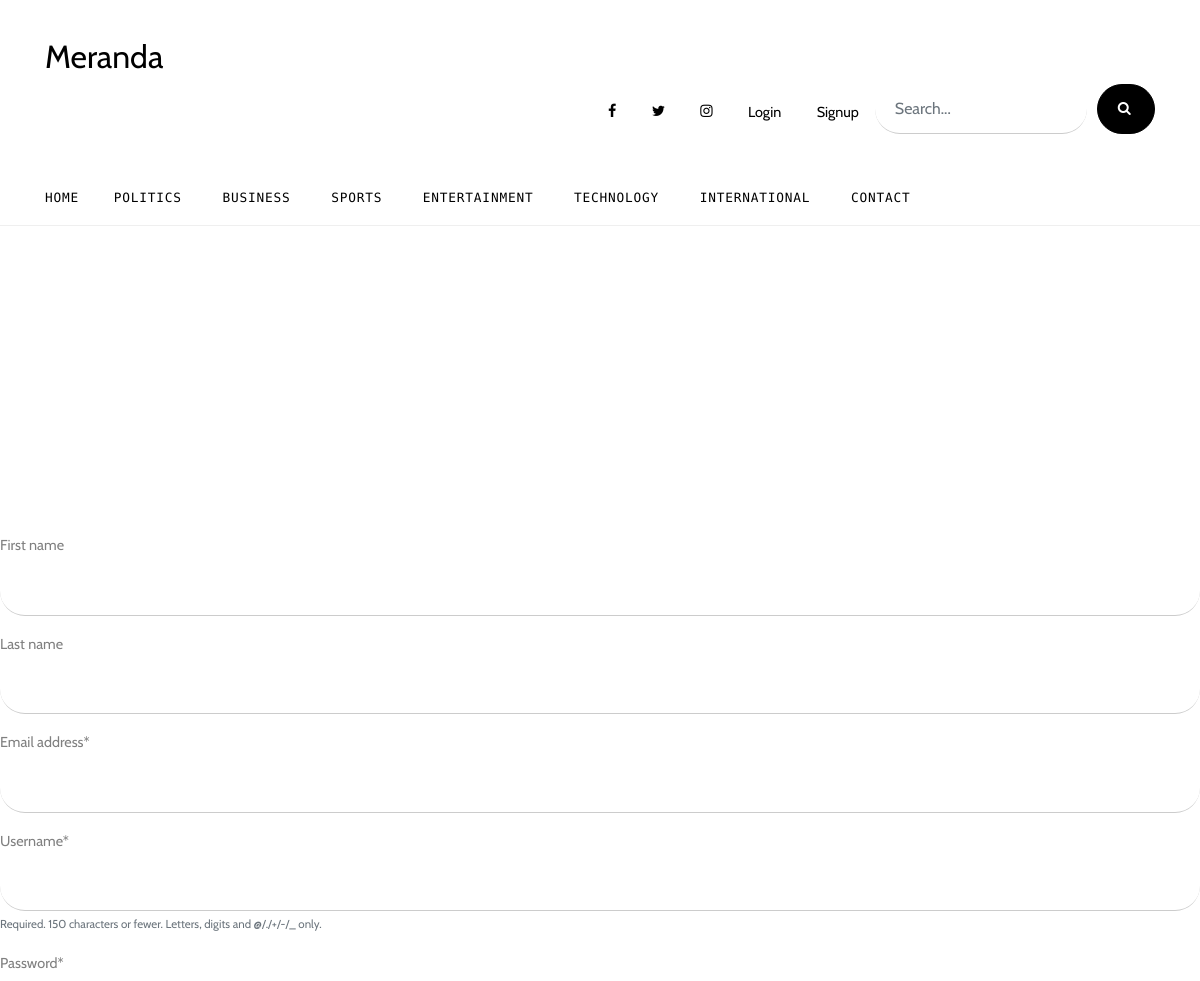
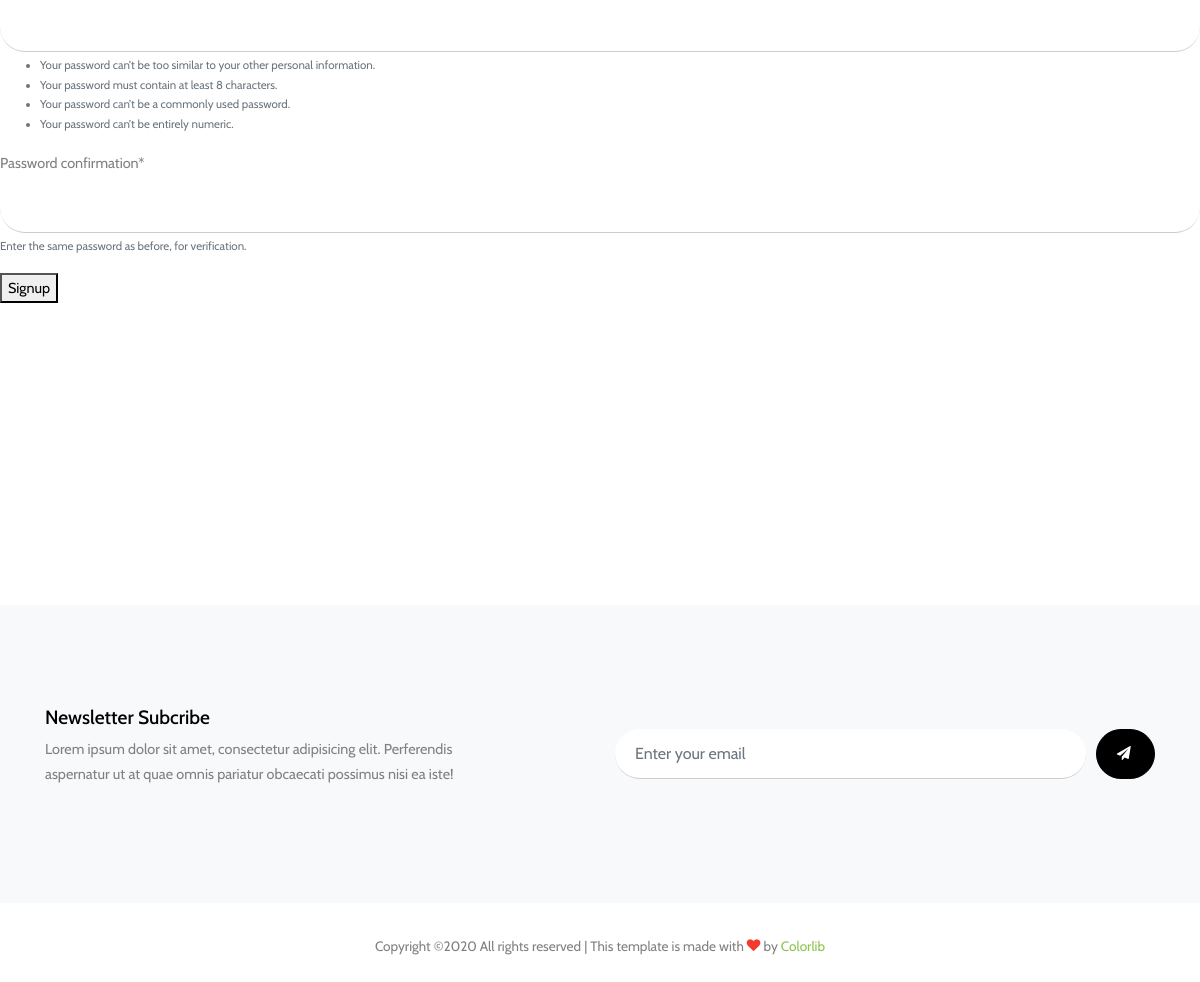
/account/register/, run on the app's committed database (2 pictures, top to bottom).
### news_app/models.py (models this page shows, shortened)
class Category(models.Model):
    title = models.CharField(max_length=30)
    class Meta:
        verbose_name_plural = "Categories"

### account/views.py (the view, shortened to what this page needs)
# urls.py: path("register/", UserRegistrationView.as_view(), name="user_register"),
class UserRegistrationView(View):
    def get(self, request, *args, **kwargs):
        form = UserRegistrationForm()
        template_name = "account/signup.html"
        return render(request, template_name, {"form": form})

### account/forms.py (shortened to what this page needs)
class UserRegistrationForm(UserCreationForm):
    class Meta:
        model = User
        fields = ("first_name", "last_name", "email", "username")

### news_app/context_processor.py (called while the page is built)
def categories(request):
    category_list = Category.objects.all()
    return {"categories": category_list}

### templates/account/signup.html (shortened to what this page needs)
{% extends 'partial/layout.html' %}
{% load crispy_forms_tags %}
      {% block header %}
      {% include "partial/header.html" %}
      {% endblock header %}
      {% block nav %}
      {% include "partial/nav.html" %}
      {% endblock nav %}
     {% block news %}
     <form method="post">
  {{ form|crispy  }}
  <button type="submit">Signup</button>
    </form>
     {% endblock news %}
    {% block footer %}
    {% include "partial/footer.html" %}
    {% endblock footer %}

### templates/partial/nav.html
{% load static %}
<div class="container">
        <div class="d-flex align-items-center">
          <div class="mr-auto">
            <nav class="site-navigation position-relative text-right" role="navigation">
              <ul class="site-menu main-menu js-clone-nav mr-auto d-none pl-0 d-lg-block">
                <li class="active">
                  <a href="{% url 'home' %}" class="nav-link text-left">Home</a>
                </li>
                {% for category in categories %}
                <li>
                  <a href="{% url 'category_news' category_id=category.id %}" class="nav-link text-left">{{ category.title }}</a>
                </li>
                {% endfor %}
                <li><a href="contact.html" class="nav-link text-left">Contact</a></li>
              </ul>
            </nav>
          </div>
        </div>
      </div>

### static/css/style.css (style rules this page uses)
html { overflow-x: hidden; }
body { line-height: 1.7; color: gray; font-weight: 300; font-size: .9rem; }
a { -webkit-transition: .3s all ease; -o-transition: .3s all ease; transition: .3s all ease; }
.site-navbar .site-navigation .site-menu { margin-left: 0; padding-left: 0; margin-bottom: 0; }
.site-navbar .site-navigation .site-menu .active > a { color: #000; display: inline-block; padding-left: 10px; padding-right: 10px; }
.site-navbar .site-navigation .site-menu a { text-decoration: none !important; display: inline-block; }
.site-navbar .site-navigation .site-menu > li { display: inline-block; }
.site-navbar .site-navigation .site-menu > li:first-child > a { padding-left: 0; }
.site-navbar .site-navigation .site-menu > li > a { text-transform: uppercase; font-size: .8rem; letter-spacing: .05rem; font-weight: 400; display: inline-block; text-decoration: none !important; color: #000; }
.site-mobile-menu .site-nav-wrap { padding: 0; margin: 0; list-style: none; position: relative; }
.site-mobile-menu .site-nav-wrap a { padding: 10px 20px; display: block; position: relative; color: #212529; }
.site-mobile-menu .site-nav-wrap li { position: relative; display: block; }
.site-mobile-menu .site-nav-wrap li.active > a { color: #8bc34a !important; }
.site-mobile-menu .site-nav-wrap > li { display: block; position: relative; float: left; width: 100%; }
.site-mobile-menu .site-nav-wrap > li > a { padding-left: 20px; font-size: 20px; }
.sticky-wrapper .site-navbar .site-menu > li { display: inline-block; }
.sticky-wrapper .site-navbar .site-menu > li.active > a { color: #000; }
.form-control { margin-right: 10px; height: 50px; padding-left: 20px; padding-right: 20px; border-radius: 30px; border: none; background: #fff; border-bottom: 1px solid transparent; border-bottom: 1px solid #ccc; }

### data on the page
Category: title "POLITICS"
Category: title "BUSINESS"
Category: title "SPORTS"
Category: title "ENTERTAINMENT"
Category: title "TECHNOLOGY"
Category: title "INTERNATIONAL"
